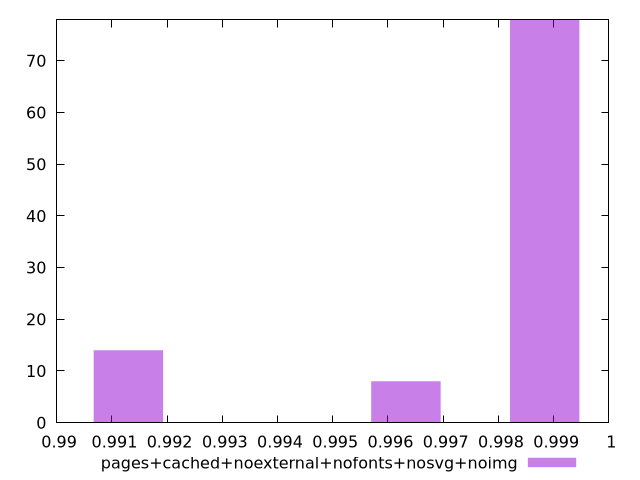

Write gnuplot code to recreate this figure.
$_pagesCachedNoexternalNofontsNosvgNoimg <<EOF
0.9988379129285954 78
0.9912995135857381 14
0.9963251131476429 8
EOF
set key outside below
set terminal pngcairo
set output "report_00006_2020-11-02T20-21-41.718Z/first-cpu-idle/pages+cached+noexternal+nofonts+nosvg+noimg//hist.png"
set yrange [0:78]
set boxwidth 0.0012563998904762206
set style fill transparent solid 0.5 noborder
plot $_pagesCachedNoexternalNofontsNosvgNoimg title "pages+cached+noexternal+nofonts+nosvg+noimg" with boxes ,
